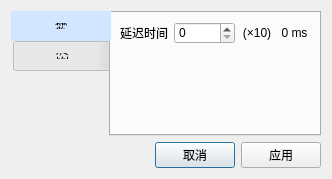
<?xml version="1.0" encoding="UTF-8"?>
<ui version="4.0">
 <class>delay_on_off_setting</class>
 <widget class="QDialog" name="delay_on_off_setting">
  <property name="geometry">
   <rect>
    <x>0</x>
    <y>0</y>
    <width>332</width>
    <height>160</height>
   </rect>
  </property>
  <property name="windowTitle">
   <string>Dialog</string>
  </property>
  <layout class="QGridLayout" name="gridLayout">
   <item row="0" column="0">
    <widget class="QTabWidget" name="tabWidget">
     <property name="font">
      <font>
       <family>Arial</family>
      </font>
     </property>
     <property name="styleSheet">
      <string notr="true">QTabBar::tab { width: 100px;height:30px }
QTabBar::tab:selected { background-color: rgb(210,230,255); }</string>
     </property>
     <property name="tabPosition">
      <enum>QTabWidget::West</enum>
     </property>
     <property name="tabShape">
      <enum>QTabWidget::Rounded</enum>
     </property>
     <property name="currentIndex">
      <number>0</number>
     </property>
     <property name="iconSize">
      <size>
       <width>16</width>
       <height>10</height>
      </size>
     </property>
     <property name="elideMode">
      <enum>Qt::ElideNone</enum>
     </property>
     <property name="documentMode">
      <bool>false</bool>
     </property>
     <property name="tabsClosable">
      <bool>false</bool>
     </property>
     <widget class="QWidget" name="tab_param_2">
      <property name="font">
       <font>
        <family>Arial</family>
       </font>
      </property>
      <attribute name="title">
       <string>参数</string>
      </attribute>
      <layout class="QGridLayout" name="gridLayout_2">
       <item row="0" column="1">
        <widget class="QSpinBox" name="spinBox_delay_time">
         <property name="font">
          <font>
           <family>Arial</family>
          </font>
         </property>
         <property name="minimum">
          <number>0</number>
         </property>
         <property name="maximum">
          <number>30000</number>
         </property>
         <property name="value">
          <number>0</number>
         </property>
        </widget>
       </item>
       <item row="0" column="3">
        <widget class="QLabel" name="label_time">
         <property name="font">
          <font>
           <family>Arial</family>
          </font>
         </property>
         <property name="text">
          <string>0 ms</string>
         </property>
         <property name="alignment">
          <set>Qt::AlignCenter</set>
         </property>
        </widget>
       </item>
       <item row="0" column="2">
        <widget class="QLabel" name="label_3">
         <property name="font">
          <font>
           <family>Arial</family>
          </font>
         </property>
         <property name="text">
          <string>(×10)</string>
         </property>
         <property name="alignment">
          <set>Qt::AlignCenter</set>
         </property>
        </widget>
       </item>
       <item row="0" column="0">
        <widget class="QLabel" name="label_2">
         <property name="font">
          <font>
           <family>Arial</family>
          </font>
         </property>
         <property name="text">
          <string>延迟时间</string>
         </property>
        </widget>
       </item>
       <item row="1" column="1">
        <spacer name="verticalSpacer_3">
         <property name="orientation">
          <enum>Qt::Vertical</enum>
         </property>
         <property name="sizeHint" stdset="0">
          <size>
           <width>20</width>
           <height>40</height>
          </size>
         </property>
        </spacer>
       </item>
      </layout>
     </widget>
     <widget class="QWidget" name="tab_exegesis_2">
      <attribute name="title">
       <string>标签注释</string>
      </attribute>
      <layout class="QGridLayout" name="gridLayout_5">
       <item row="0" column="0">
        <widget class="QLabel" name="label_einput1">
         <property name="font">
          <font>
           <family>Arial</family>
          </font>
         </property>
         <property name="text">
          <string>输入1</string>
         </property>
        </widget>
       </item>
       <item row="0" column="1">
        <widget class="QLineEdit" name="lineEdit_einput1">
         <property name="font">
          <font>
           <family>Arial</family>
          </font>
         </property>
         <property name="inputMask">
          <string/>
         </property>
         <property name="text">
          <string/>
         </property>
         <property name="maxLength">
          <number>10</number>
         </property>
         <property name="frame">
          <bool>true</bool>
         </property>
        </widget>
       </item>
       <item row="1" column="0" colspan="2">
        <widget class="Line" name="line_4">
         <property name="styleSheet">
          <string notr="true">border-top: 1px dotted;</string>
         </property>
         <property name="orientation">
          <enum>Qt::Horizontal</enum>
         </property>
        </widget>
       </item>
       <item row="2" column="1">
        <widget class="QLineEdit" name="lineEdit_eoutput1">
         <property name="font">
          <font>
           <family>Arial</family>
          </font>
         </property>
         <property name="maxLength">
          <number>10</number>
         </property>
        </widget>
       </item>
       <item row="3" column="0">
        <spacer name="verticalSpacer_4">
         <property name="orientation">
          <enum>Qt::Vertical</enum>
         </property>
         <property name="sizeHint" stdset="0">
          <size>
           <width>20</width>
           <height>40</height>
          </size>
         </property>
        </spacer>
       </item>
       <item row="2" column="0">
        <widget class="QLabel" name="label_eoutput1">
         <property name="font">
          <font>
           <family>Arial</family>
          </font>
         </property>
         <property name="text">
          <string>输出1</string>
         </property>
        </widget>
       </item>
      </layout>
     </widget>
    </widget>
   </item>
   <item row="1" column="0">
    <layout class="QHBoxLayout" name="horizontalLayout_4">
     <item>
      <spacer name="horizontalSpacer_3">
       <property name="orientation">
        <enum>Qt::Horizontal</enum>
       </property>
       <property name="sizeHint" stdset="0">
        <size>
         <width>40</width>
         <height>20</height>
        </size>
       </property>
      </spacer>
     </item>
     <item>
      <widget class="QPushButton" name="pushButton_cancle">
       <property name="text">
        <string>取消</string>
       </property>
      </widget>
     </item>
     <item>
      <widget class="QPushButton" name="pushButton_apply">
       <property name="text">
        <string>应用</string>
       </property>
      </widget>
     </item>
    </layout>
   </item>
  </layout>
 </widget>
 <resources/>
 <connections/>
</ui>
